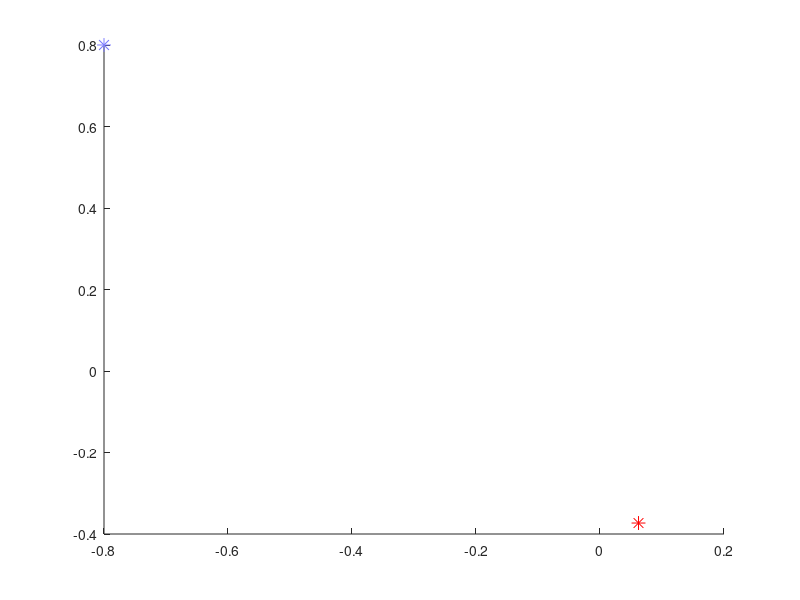

Here is the MATLAB script that generated this plot: (Note: this script raises an error after producing the figure.)
load current.mat;

figure(6621); clf;
L = 0;
for m = 1:length(p)
    L = max(L,length(p{m}.x));
end
[I,J,K] = size(uN); I = 2:(I-1); J = 2:(J-1);
if d==0 && R==0
    d = 0.07;
    R = 0.04;
end
for n = round(linspace(1,L,40))
    clf; hold on;
    for l = 1:length(obs_x)
%         fill(obs_x{l}(n,:),obs_y{l}(n,:),'k');
    end
    
    plot(xf,yf,'r*','markersize',10);
    for m = 1:length(p)
        ind = min(length(p{m}.x),n);
        plot(p{m}.x(1),p{m}.y(1),'*','markersize',10,'color',p{m}.color);
%         plot(p{m}.x(1:ind),p{m}.y(1:ind),'color',p{m}.color,'linewidth',2);
%         drawCar(p{m}.x(ind),p{m}.y(ind),d,R,p{m}.s(ind),p{m}.color);
        plot(p{m}.x(1:ind),p{m}.y(1:ind),'color',p{m}.color,'linewidth',2);
        drawCar(p{m}.x(ind),p{m}.y(ind),d,R,p{m}.s(ind),p{m}.color);
    end
    xticks([]);
    yticks([]);
    axis([min(grid.x(I)) max(grid.x(I)) min(grid.y(J)) max(grid.y(J))]);
    ax = gca;
    ax.FontSize = 14;
    rectangle('Position',[ax.XLim(1) ax.YLim(1) ax.XLim(2)-ax.XLim(1) ax.YLim(2)-ax.YLim(1)],'edgecolor','k','linewidth',2,'facecolor','none');
    axis square;
    F.Units = 'inches'; F.Position = [3 2 5.5 5.5];
    pause(0.1);
end